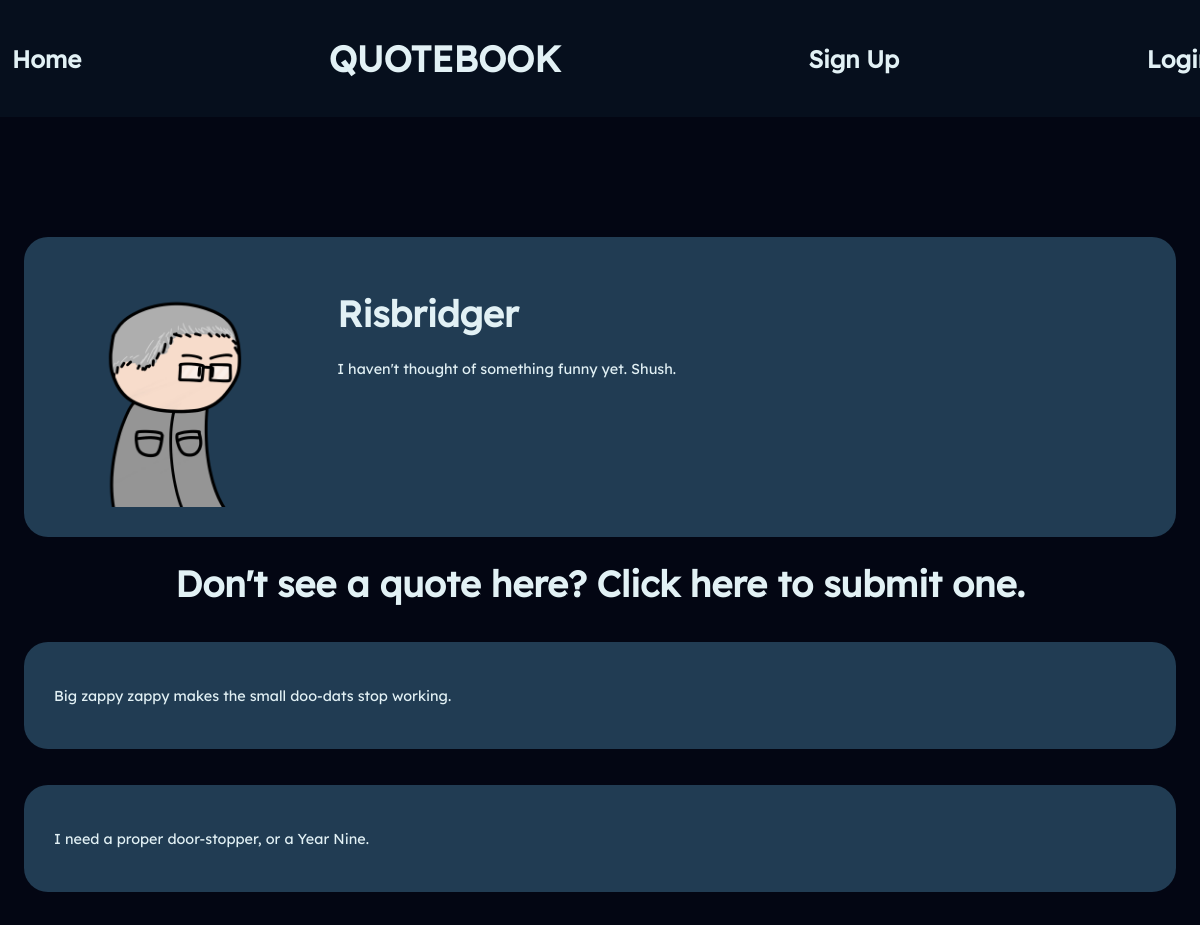
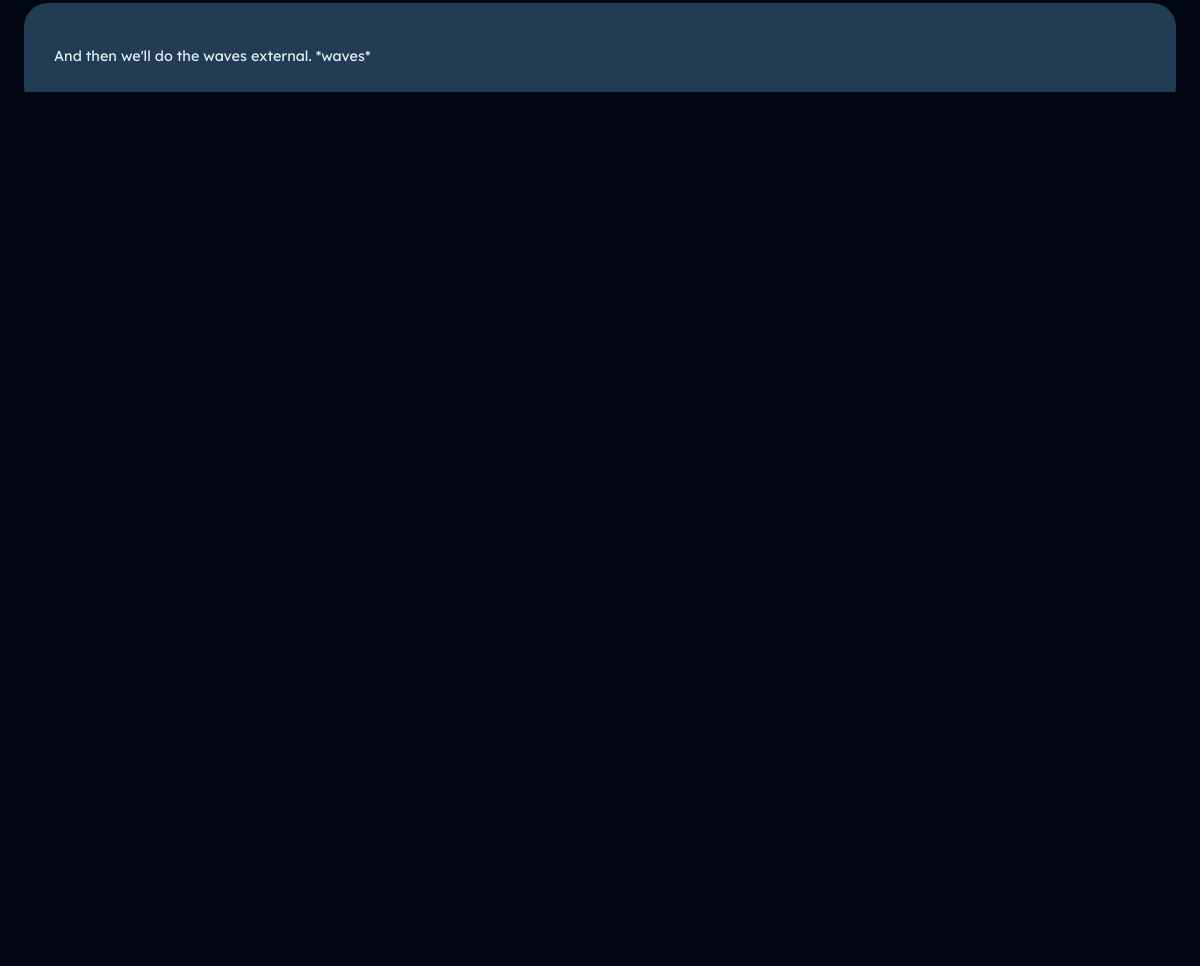
Page /quotes/4 on the earlier database version (2 pictures, top to bottom).
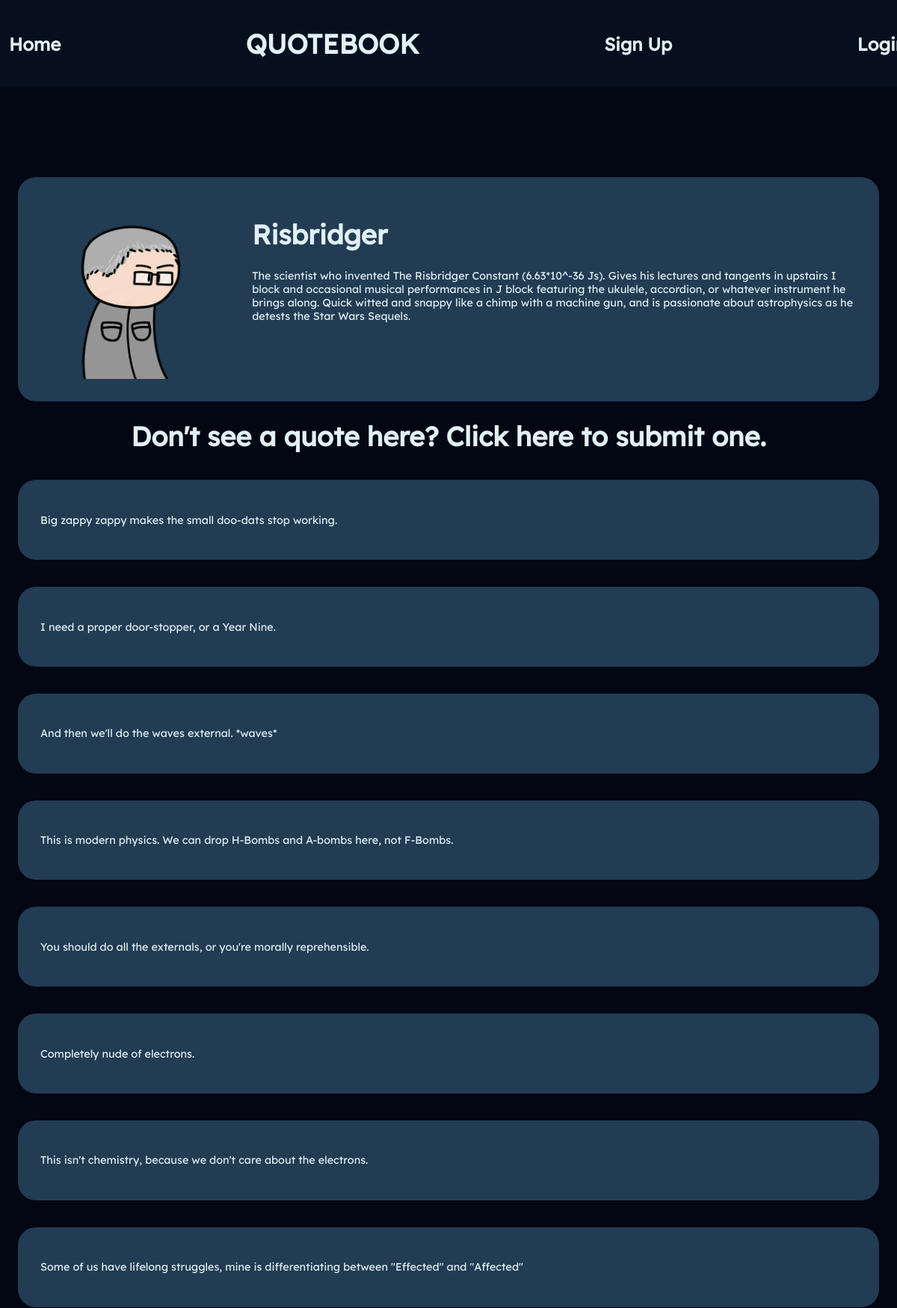
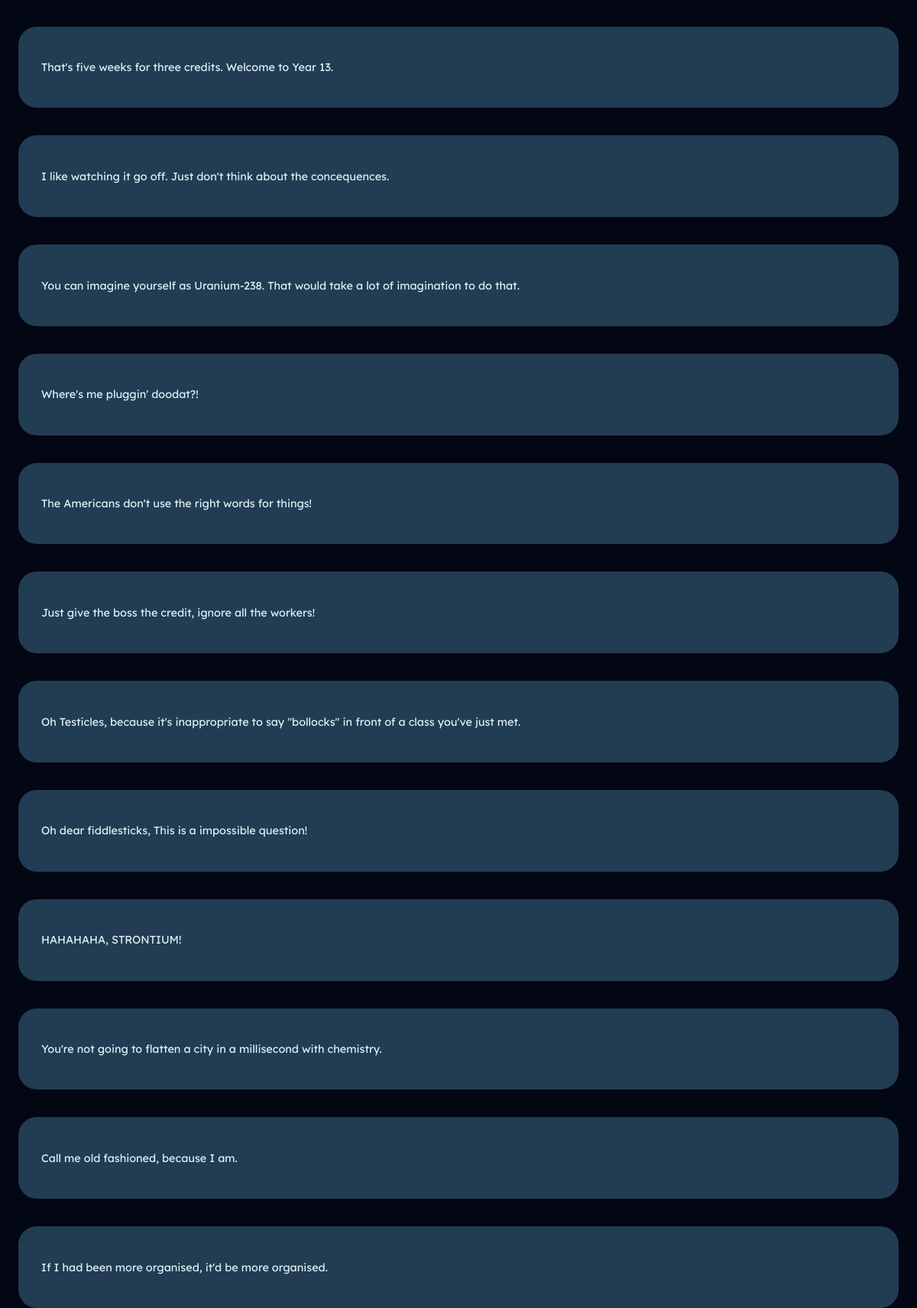
Same page on the later database version (2 pictures, top to bottom).
### tables this page shows
CREATE TABLE Person (id INTEGER PRIMARY KEY AUTOINCREMENT NOT NULL, name STRING NOT NULL, image_string STRING, description TEXT);

CREATE TABLE Quote (id INTEGER PRIMARY KEY AUTOINCREMENT NOT NULL, person_id REFERENCES Person (id) NOT NULL, text TEXT NOT NULL, rating INTEGER, public BOOLEAN);

### main.py (the view)
@app.route("/quotes/<int:person_id>", methods=["GET"])
def quotes(person_id):
    conn = get_db()
    cursor = conn.cursor()
    cursor.execute('''SELECT name FROM Person WHERE id = ?''', (person_id,))
    name = cursor.fetchone()
    cursor.execute('''SELECT image_string FROM Person WHERE id = ?''', (person_id,))
    image = cursor.fetchone()
    cursor.execute('''SELECT description FROM Person WHERE id = ?''', (person_id,))
    descrip = cursor.fetchone()
    cursor.execute('''SELECT text FROM Quote WHERE person_id = ?''',
                   (person_id,))
    quote_text = cursor.fetchall()
    return render_template("quotes.html",
                           name=name[0], image=image, quote_text=quote_text,
                           descrip=descrip[0])

### main.py (called while the page is built)
def get_db():
    if "db" not in g:
        g.db = sqlite3.connect("quotes.db")
    return g.db

@app.teardown_appcontext
def teardown_db(_):
    get_db().close()

### templates/quotes.html
<!DOCTYPE html>
  {%extends "layout.html"%}
  {%block content%}
<body>
  <div class="box topbox">
    <img src={{image[0]}}>
    <div class="boxtext text">
      <h1>{{name}}</h1>
      <p>{{descrip}}</p>
    </div>
  </div>
 <div class="centre-text"> <h1><a href="/addquote">Don't see a quote here? Click here to submit one.</a></h1></div>
  {% for quote in quote_text %}
  <div class="box">
    <p>{{quote[0]}}</p>
  </div>
  {%endfor%}
</body>
{%endblock%}

### templates/layout.html (shortened to what this page needs)
<html>
<head>
  <link rel="stylesheet" href="/static/style.css">
</head>
<body>
  <header>
    <h2 id="home"><a id="Home" href="/">Home</a></h2>
    <h1 id="quote">QUOTEBOOK</h1>
    {% if session.get("is_logged_in", False) %}
    <h2 id="logout"><a href="/logout">Logout</a></h2>
  {% else %}
  <h2 id="signup"><a href="/signup">Sign Up</a></h2>
  <h2 id="login"> <a href="/login">Login</a></h2>
  {% endif %}
  </header>
  {%block content%} {%endblock%}
</body>
</html>

### static/style.css (style rules this page uses)
body { background-color: #030613; font-family: "Lexend Deca"; margin:0; color: white }
header { background-color:rgb(10, 25, 40, 0.5); text-align: left; width: 100vw; top: 0; display: flex; justify-content: space-between; align-items: center; z-index: 2; padding: 1vw; }
h1, h2, h3, h4, p, a { color: #E2F1F5; }
.box { width: auto; margin: 3vw 2vw 0 2vw; background-color: #213C53; border-radius: 2vw; padding: 2.5vw; display: flex; justify-content: space-between; }
.boxtext { margin-left: 0; width: 67.4vw; }
.topbox { margin-top: 10vw; }
img { width: 20vw; height: 20vw; border-radius: 1.5vw; margin-right: 2vw; transition: transform .2s; }
h1 { font-size: 3vw; }
.centre-text { text-align: center; }
h2 { font-size: 2vw; }
p { font-size: 1.2vw; }
a { text-decoration: none; }
#home { align-self: left; }
#quote { text-align: center; }

Differences in the rows shown:
changed Person "Risbridger": description "I haven't thought of something funny yet. Shush." → "The scientist who invented The Risbridger Constant (6.63*10^-36 Js). Gives his lectures and tangents in upstairs I block and occasional musical performances in J block featuring the ukulele, accordion, or whatever instrument he brings along. Quick witted and snappy like a chimp with a machine gun, and is passionate about astrophysics as he detests the Star Wars Sequels."
now on this page (row unchanged): Quote: text "This is modern physics. We can drop H-Bombs and A-bombs here, not F-Bombs."
now on this page (row unchanged): Quote: text "You should do all the externals, or you're morally reprehensible."
now on this page (row unchanged): Quote: text "Completely nude of electrons."
now on this page (row unchanged): Quote: text "This isn't chemistry, because we don't care about the electrons."
now on this page (row unchanged): Quote: text "Some of us have lifelong struggles, mine is differentiating between \"Effected\" and \"Affected\""
now on this page (row unchanged): Quote: text "That's five weeks for three credits. Welcome to Year 13."
added Quote: text "I like watching it go off. Just don't think about the concequences."
added Quote: text "You can imagine yourself as Uranium-238. That would take a lot of imagination to do that."
added Quote: text "Where's me pluggin' doodat?!"
added Quote: text "The Americans don't use the right words for things!"
added Quote: text "Just give the boss the credit, ignore all the workers!"
added Quote: text "Oh Testicles, because it's inappropriate to say \"bollocks\" in front of a class you've just met."
added Quote: text "Oh dear fiddlesticks, This is a impossible question!"
added Quote: text "HAHAHAHA, STRONTIUM!"
added Quote: text "You're not going to flatten a city in a millisecond with chemistry."
added Quote: text "Call me old fashioned, because I am."
added Quote: text "If I had been more organised, it'd be more organised."
